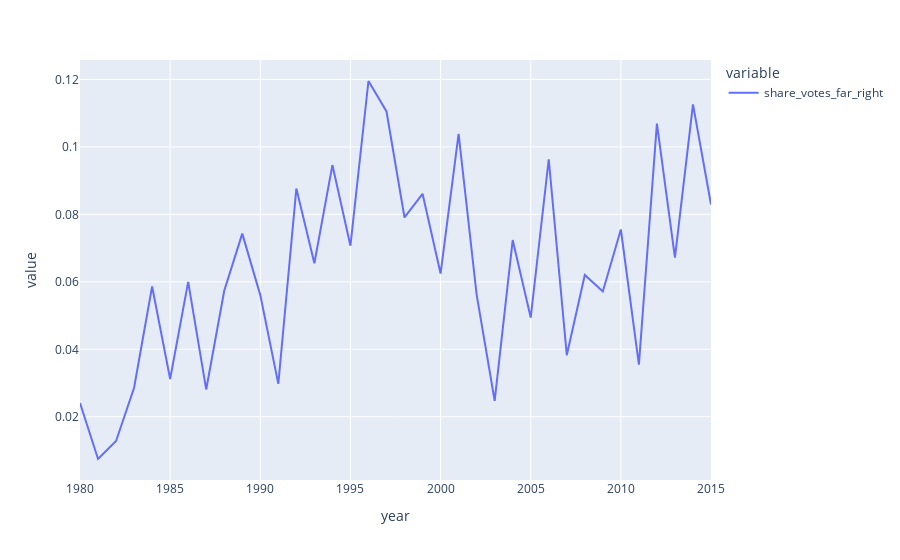

The cell this chart's notebook holds for it:
### Code cell
only_elections.groupby("year")["share_votes_far_right"].mean().plot()

### Figure 1 — Plotly figure (JSON) as saved in the notebook; plotly's stock layout.template omitted (floating-point values rounded to 4 significant figures)
{"data": [{"hovertemplate": "variable=share_votes_far_right<br>year=%{x}<br>value=%{y}<extra></extra>", "legendgroup": "share_votes_far_right", "line": {"color": "#636efa", "dash": "solid"}, "marker": {"symbol": "circle"}, "mode": "lines", "name": "share_votes_far_right", "orientation": "v", "showlegend": true, "type": "scatter", "x": [1980, 1981, 1982, 1983, 1984, 1985, 1986, 1987, 1988, 1989, 1990, 1991, 1992, 1993, 1994, 1995, 1996, 1997, 1998, 1999, 2000, 2001, 2002, 2003, 2004, 2005, 2006, 2007, 2008, 2009, 2010, 2011, 2012, 2013, 2014, 2015], "xaxis": "x", "y": [0.0241, 0.007482, 0.01282, 0.02862, 0.05863, 0.03121, 0.06, 0.0281, 0.05737, 0.07429, 0.05607, 0.02976, 0.08766, 0.06551, 0.09462, 0.07071, 0.1195, 0.1105, 0.07909, 0.0861, 0.06246, 0.1039, 0.05622, 0.02474, 0.07238, 0.04942, 0.09635, 0.03826, 0.06205, 0.05714, 0.07552, 0.03544, 0.1069, 0.06722, 0.1126, 0.08294], "yaxis": "y"}], "layout": {"legend": {"title": {"text": "variable"}, "tracegroupgap": 0}, "margin": {"t": 60}, "xaxis": {"anchor": "y", "domain": [0, 1], "title": {"text": "year"}}, "yaxis": {"anchor": "x", "domain": [0, 1], "title": {"text": "value"}}}}
